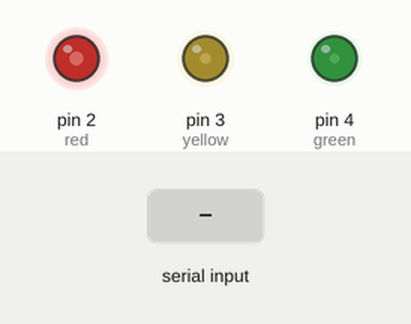
Recording of a sketch running on a simulated Arduino Uno, built with avr-gcc and run on an emulated ATmega328P. Shown: output pins drawn as LEDs (lit = HIGH). The test bench sets the inputs (shaded band). What the sketch prints to the serial monitor is not drawn.

Above: at 1.2 s.
1.3 s: "5\n" received over Serial
At 2.06 s:
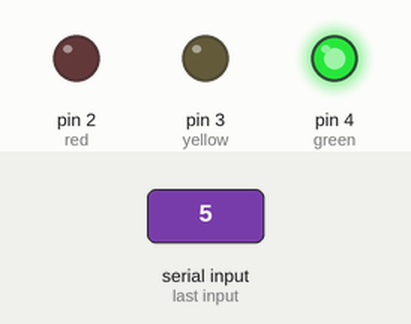
4.3 s: "90,45,200\n" received over Serial
At 5.7 s:
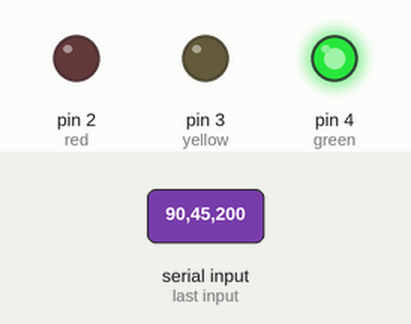
Timing chart, 0 to 7.3 s (numbered marks = the images above; inputs shaded):
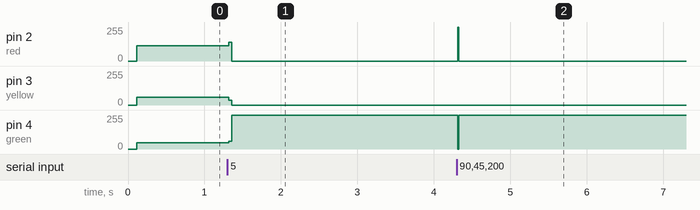

Measured:
- after the input at 1.3 s, pin 2 (red): 114/255 → 0/255 at once; pin 3 (yellow): 58/255 → 0/255 at once; pin 4 (green): 48/255 → 255/255 at once
- after the input at 4.3 s, pin 2 (red): 0/255 → 255/255 at once, → 0/255 0.02 s later; pin 4 (green): 255/255 → 0/255 at once, → 255/255 0.02 s later

The sketch:

___________I_bonus_.ino
```cpp
/*
  PPT의 requirements 대로 '초록->노랑->빨강' 을 시리얼 모니터에 넣음으로서 점등 인터벌을 조절할 수 있습니다.
  또한, 각 부분을 함수로 나누어서, 모듈화하였습니다.
  delay() 대신 millis() 를 이용하였습니다.
  아두이노 자체의 처리속도 때문에 정확하게 몇 ms의 오차는 존재할 수 있습니다.
*/

#include <Arduino.h>
#include <string.h>

//------------String Parsing 용 변수들----------------
String Inputstring; //시리얼로 읽은 스트링이 저장될 곳.

String delaystring1; //int로 변환 전 스트링들의 임시 저장용 스트링.
String delaystring2;
String delaystring3;

byte ind1; //delay 값 추출시 사용되는 인덱스. 용량을 조금이나마 줄이기 위해 byte로 정의함.
byte ind2;
byte ind3;
//--------------------------------------------------
int delay1 = 0; //딜레이 정의.
int delay2 = 0;
int delay3 = 0;

const byte red = 2; //LED 핀 정의. 용량을 조금이나마 줄이기 위해 byte 로 정의함.
const byte yellow = 3;
const byte green = 4;

unsigned long grnmillis = 0; //millis() 세팅을 위해 쓰일 변수
unsigned long yellowmillis = 0;
unsigned long redmillis = 0;
unsigned long current = 0;

//==================================================

void setup()
{
  Serial.begin(9600); //시리얼 셋업.

  pinMode(red, OUTPUT); //핀을 output으로 정의.
  pinMode(yellow, OUTPUT);
  pinMode(green, OUTPUT);

  Serial.println("초록->노랑->빨강 순으로 제어 시간을 입력하세요.");
  Serial.println("입력한 숫자의 100배 간격으로 점멸됩니다.(단위: ms)");
}

//==================================================

void loop()
{
  GetIntervals();
  flash(delay1, delay2, delay3, green, yellow, red);
}

//==================================================
//주어진 딜레이 간격만큼 깜빡이는 함수. flash(딜레이1, 딜레이2, 딜레이3, led1, led2,led3); 으로 불러옵니다.

void flash(int delayval1, int delayval2, int delayval3, byte led1, byte led2, byte led3)
{

  digitalWrite(led3, 0);
  grnmillis = millis() + delayval1;
  digitalWrite(led1, 1);

  for (int i = (delayval1 / 100); i > 0; i--)
  { //delayval/100 회동안 반복.
    current = millis();
    while (millis() < current + 100)
    { //100ms 동안 "대기"
    }
    Serial.print(grnmillis - millis() + 100); //시리얼 출력
    Serial.println("ms until Yellow");
  }
  digitalWrite(led1, 0); //점등
  digitalWrite(led2, 1);
  //--------------------------------------------------
  yellowmillis = millis() + delayval2;

  for (int i = (delayval2 / 100); i > 0; i--)
  {
    current = millis();
    while (millis() < current + 100)
    {
    }
    Serial.print((yellowmillis + delayval3) - millis() + 100);
    Serial.println("ms until Green");
  }
  digitalWrite(led2, 0);
  digitalWrite(led3, 1);
  //--------------------------------------------------
  redmillis = millis() + delayval3;

  for (int i = (delayval3 / 100); i > 1; i--)
  {
    current = millis();
    while (millis() < current + 100)
    {
    }
    Serial.print(redmillis - millis() + 100);
    Serial.println("ms until Green");
  }

  if (delayval3 != 0)
  {
    current = millis();
    while (millis() < current + 90)
    { //그 10ms 를 보정하기 위해서 여기서 한번만 90ms만 "대기"합니다.
    }
    Serial.print(redmillis - millis() + 90);
    Serial.println("ms until Green");
    Serial.println("");
  }
}

//==================================================
//시리얼 통신을 통해서 딜레이를 받아오는 함수.

void GetIntervals()
{
  if (Serial.available())
  {
    current = millis();
    while (millis() < current + 10)
    {
    } //시리얼 통신의 처리를 위해 조금 기다려줍시다.

    while (Serial.available() != 0)
    {
      char c = Serial.read();
      Inputstring += c;
    }

    ind1 = Inputstring.indexOf('-');               //화살표(->) 의 '-' 를 찾음.
    delaystring1 = Inputstring.substring(0, ind1); //delaystring1 을 '-' 전까지의 문자로 정의.
    ind2 = Inputstring.indexOf('-', ind1 + 2);     //화살표를 건너뛴 뒤, 위의 과정을 반복.
    delaystring2 = Inputstring.substring(ind1 + 2, ind2);
    ind3 = Inputstring.indexOf('-', ind2 + 2);
    delaystring3 = Inputstring.substring(ind2 + 2);

    delay1 = delaystring1.toInt(); //delay 에 delaystring 을 int 형태로 변환하여 저장.
    delay2 = delaystring2.toInt();
    delay3 = delaystring3.toInt();

    delay1 *= 100; //100을 곱함.
    delay2 *= 100;
    delay3 *= 100;

    Serial.print("Green Delay = "); //출력.
    Serial.print(delay1);
    Serial.println("ms");
    Serial.print("Yellow Delay = ");
    Serial.print(delay2);
    Serial.println("ms");
    Serial.print("Red Delay = ");
    Serial.print(delay3);
    Serial.println("ms");
    Serial.println();

    Inputstring = ""; //추후 재입력되는 딜레이를 받기 위해서 스트링들을 비움.
    delaystring1 = "";
    delaystring2 = "";
    delaystring3 = "";
  }
}
```
